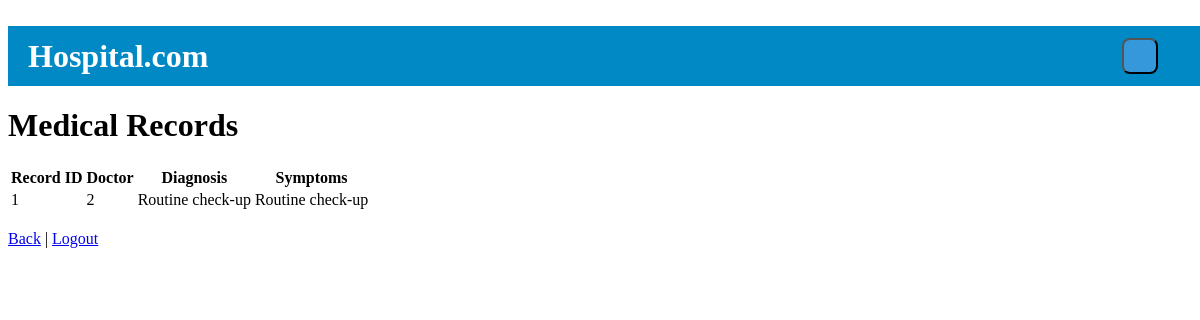
The page /MedicalRecords/5 (signed in) on the database its author committed.
### models.py (models this page shows)
class MedicalRecord(Base):
    __tablename__ = 'medical_record'
    Record_ID = Column(Integer, primary_key=True)
    Patient_ID = Column(Integer, ForeignKey('patient.Patient_ID'))
    Doctor_ID = Column(Integer, ForeignKey('doctor.Doctor_ID'))
    Diagnosis = Column(String(255))
    Symptoms = Column(String(255))
    patient = relationship("Patient", back_populates="medical_records")
    doctor = relationship("Doctor", back_populates="medical_records")
    treatments = relationship("Treatment", back_populates="medical_record")

### app.py (the view)
@app.route("/MedicalRecords/<int:user_id>")
def MedicalRecords(user_id):
    if "user_id" not in session or session["user_id"] != user_id:
        return redirect("/")
    user_id = session["user_id"]
    user_type = session.get("user_type", "").lower()
    user = db_session.query(User).filter(User.User_ID == user_id).first()
    records = []
    if user_type == "patient":
        records = db_session.query(MedicalRecord).filter(MedicalRecord.Patient_ID == user_id).all()
    elif user_type == "doctor":
        records = db_session.query(MedicalRecord).filter(MedicalRecord.Doctor_ID == user_id).all()
    return render_template("MedicalRecords.html", user=user, user_type=user_type, records_list=records)

### templates/MedicalRecords.html (shortened to what this page needs)
﻿<!DOCTYPE html>
<html>
  <head>
    <link rel="stylesheet" href="{{ url_for('static', filename='style2.css') }}">
  </head>
  <body>
    <app-topbar></app-topbar>
    <h1>Medical Records</h1>
    {% if records_list and records_list|length > 0 %}
      <table>
        <thead>
          <tr>
            <th>Record ID</th>
            <th>Doctor</th>
            <th>Diagnosis</th>
            <th>Symptoms</th>
          </tr>
        </thead>
        <tbody>
          {% for r in records_list %}
          <tr>
            <td>{{ r.Record_ID }}</td>
            <td>{{ r.Doctor_ID }}</td>
            <td>{{ r.Diagnosis }}</td>
            <td>{{ r.Symptoms }}</td>
          </tr>
          {% endfor %}
        </tbody>
      </table>
    {% else %}
      <p>No records found.</p>
    {% endif %}
    <br />
    <a href="{{ url_for('home') }}">Back</a> |
    <a href="/logout">Logout</a>
  </body>
</html>

### rows shown on the page
MedicalRecord: Record_ID "1", Doctor_ID "2", Diagnosis "Routine check-up", Symptoms "Routine check-up"
